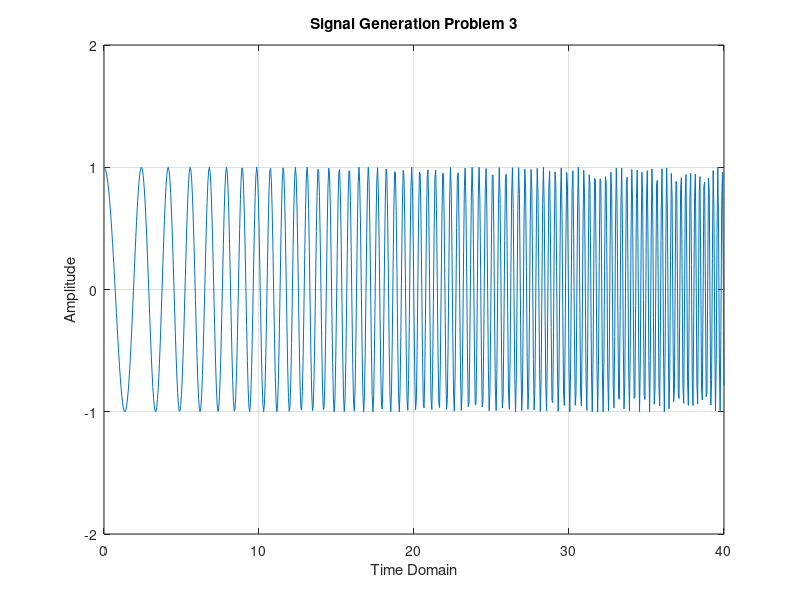

Source code (MATLAB):
%*************************************************************
% Fowad Sohail
% Lab 2: Chirps Problem 1
% Reference: Signals and Systems with Matlab, Chaparro Luis F.
%**************************************************************

t = 0:0.05:40;
x = 1 * cos(2*t+(t.^2)/4);

figure(4);
plot(t,x)
title('Signal Generation Problem 3');
xlabel('Time Domain');
ylabel('Amplitude');
axis([0 40 -2 2])
grid
